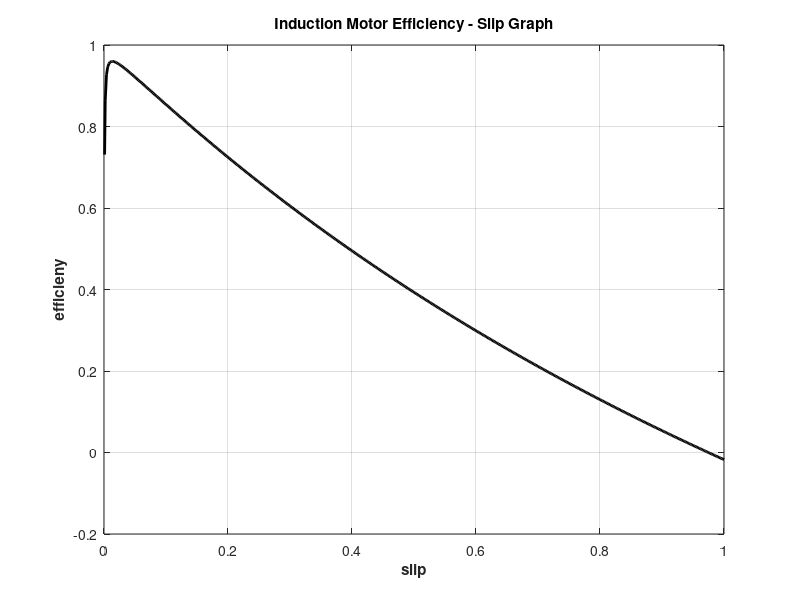

MATLAB code to generate this figure:
% M-file create a plot of efficiency-slip of given  
% induction motor

% First, initialize the values needed in this program.
clc
clear all
r1 = 0.103;                 % Stator resistance
x1 = 1.10i;                 % Stator reactance
r2 = 0.225;                 % Rotor resistance
x2 = 1.13i;                 % Rotor reactance
xm = 59.4i;                  % Magnetization branch reactance
v_phase = 460 / sqrt(3);    % Phase voltage
n_sync = 1800;              % Synchronous speed (r/min)
w_sync = 188.5;             % Synchronous speed (rad/s)
s = (0:1:500) / 500;           % Slip
s(1) = 0.001;
nm = (1 - s) * n_sync;       % Mechanical speed
for ii = 1:501
z_s(ii) = r1+(x1);          %stator empedance
z_r(ii) = (r2/s(ii))+(x2);  %rotor empedance
z_m(ii) = xm ;              %magnetization empedance
z_eq(ii) = z_s(ii)+((z_m(ii)*z_r(ii))/(z_m(ii)+z_r(ii))); %eq. empedance
i_s(ii) = v_phase/z_eq(ii) ;    %stator current
p_in(ii) = 3*v_phase*(real(i_s(ii)));   %input power
e_s(ii) = v_phase-(i_s(ii)*z_s(ii));    
i_r(ii) = e_s(ii)/z_r(ii);              %rotor current
p_conv(ii) = 3*(((abs(i_r(ii)))^2)*((r2)*((1-s(ii))/(s(ii))))); 
p_out(ii) = ((p_conv(ii)))-18-220;      %output power
eff(ii) = (p_out(ii))/(p_in(ii));     %efficiency

end




% Plot the Efficiency-Slip curve
plot(s,eff,'Color','k','LineWidth',2.0);
hold on;
xlabel('slip','Fontweight','Bold');
ylabel('efficieny','Fontweight','Bold');
title ('Induction Motor Efficiency - Slip Graph','Fontweight','Bold');
grid on;
hold off;
